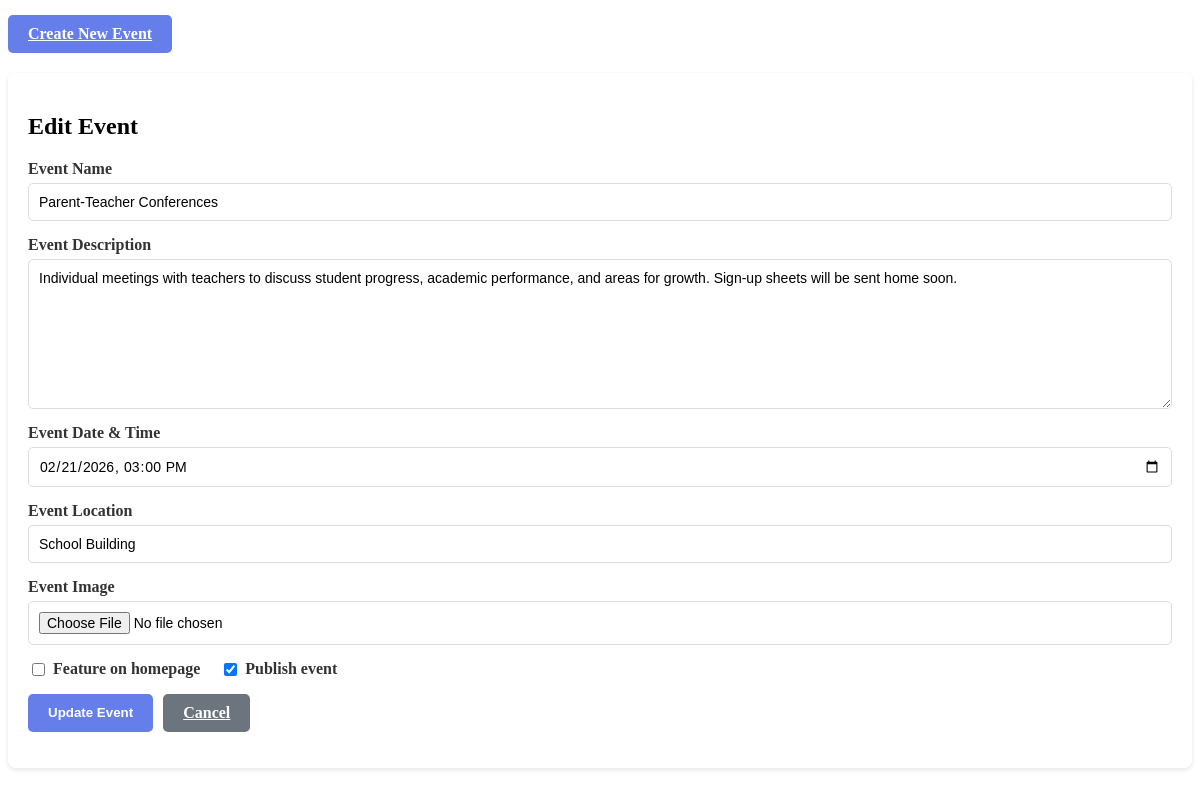
Screenshot of /admin/pages/events.php?page=events&action=edit&id=2 with the database file from the repository.
### tables this page shows
CREATE TABLE IF NOT EXISTS events (
    id INT PRIMARY KEY AUTO_INCREMENT,
    event_name VARCHAR(255) NOT NULL,
    event_description TEXT,
    event_date DATETIME NOT NULL,
    event_location VARCHAR(255),
    event_image VARCHAR(255),
    featured BOOLEAN DEFAULT FALSE,
    is_published BOOLEAN DEFAULT TRUE,
    created_at TIMESTAMP DEFAULT CURRENT_TIMESTAMP,
    updated_at TIMESTAMP DEFAULT CURRENT_TIMESTAMP ON UPDATE CURRENT_TIMESTAMP
);

### admin/pages/events.php (the view, shortened to what this page needs)
<?php
$action = $_GET['action'] ?? 'list';
$events = [];
$result = $conn->query("SELECT * FROM events ORDER BY event_date ASC");
if ($result) {
    while ($row = $result->fetch_assoc()) {
        $events[] = $row;
    }
}
?>
<div class="button-group" style="margin-bottom: 20px;">
    <a href="?page=events&action=create" class="btn btn-primary">Create New Event</a>
</div>
<?php if ($action === 'create'): ?>
    <div class="form-container">
        <h2>Create New Event</h2>
        <form method="POST" enctype="multipart/form-data">
            <div class="form-group">
                <label for="event_name">Event Name</label>
                <input type="text" id="event_name" name="event_name" required placeholder="e.g., Annual Sports Day">
            </div>
            <div class="form-group">
                <label for="event_description">Event Description</label>
                <textarea id="event_description" name="event_description" required placeholder="Enter event description"></textarea>
            </div>
            <div class="form-group">
                <label for="event_date">Event Date & Time</label>
                <input type="datetime-local" id="event_date" name="event_date" required>
            </div>
            <div class="form-group">
                <label for="event_location">Event Location</label>
                <input type="text" id="event_location" name="event_location" required placeholder="e.g., School Sports Field">
            </div>
            <div class="form-group">
                <label for="event_image">Event Image</label>
                <input type="file" id="event_image" name="event_image" accept="image/*">
                <small style="color: #666;">Optional. Upload an image for the event.</small>
            </div>
            <div class="form-group">
                <div class="checkbox-group">
                    <label>
                        <input type="checkbox" name="featured"> Feature on homepage
                    </label>
                    <label>
                        <input type="checkbox" name="is_published" checked> Publish event
                    </label>
                </div>
            </div>
            <div class="button-group">
                <button type="submit" name="create_event" class="btn btn-primary">Create Event</button>
                <a href="?page=events" class="btn btn-secondary">Cancel</a>
            </div>
        </form>
    </div>
<?php elseif ($action === 'edit' && isset($_GET['id'])): ?>
    <?php
    $id = intval($_GET['id']);
    $event = null;
    foreach ($events as $e) {
        if ($e['id'] == $id) {
            $event = $e;
            break;
        }
    }
    if (!$event) {
        echo '<div class="error">Event not found.</div>';
    } else {
    ?>
        <div class="form-container">
            <h2>Edit Event</h2>
            <form method="POST" enctype="multipart/form-data">
                <div class="form-group">
                    <label for="event_name">Event Name</label>
                    <input type="text" id="event_name" name="event_name" required value="<?php echo htmlspecialchars($event['event_name']); ?>">
                </div>
                <div class="form-group">
                    <label for="event_description">Event Description</label>
                    <textarea id="event_description" name="event_description" required><?php echo htmlspecialchars($event['event_description']); ?></textarea>
                </div>
                <div class="form-group">
                    <label for="event_date">Event Date & Time</label>
                    <input type="datetime-local" id="event_date" name="event_date" required value="<?php echo str_replace(' ', 'T', $event['event_date']); ?>">
                </div>
                <div class="form-group">
                    <label for="event_location">Event Location</label>
                    <input type="text" id="event_location" name="event_location" required value="<?php echo htmlspecialchars($event['event_location']); ?>">
                </div>
                <div class="form-group">
                    <label for="event_image">Event Image</label>
                    <input type="file" id="event_image" name="event_image" accept="image/*">
                </div>
                <div class="form-group">
                    <div class="checkbox-group">
                        <label>
                            <input type="checkbox" name="featured" <?php echo $event['featured'] ? 'checked' : ''; ?>> Feature on homepage
                        </label>
                        <label>
                            <input type="checkbox" name="is_published" <?php echo $event['is_published'] ? 'checked' : ''; ?>> Publish event
                        </label>
                    </div>
                </div>
                <div class="button-group">
                    <button type="submit" name="edit_event" class="btn btn-primary">Update Event</button>
                    <a href="?page=events" class="btn btn-secondary">Cancel</a>
                </div>
            </form>
        </div>
    <?php
    }
    ?>
<?php endif; ?>

### admin/pages/events.php (style rules this page uses)
.form-container { background: white; padding: 20px; border-radius: 8px; box-shadow: 0 2px 5px rgba(0, 0, 0, 0.1); margin-bottom: 20px; }
.form-group { margin-bottom: 15px; }
.form-group label { display: block; margin-bottom: 5px; font-weight: 600; color: #333; }
.form-group input[type="text"], .form-group input[type="datetime-local"], .form-group textarea, .form-group input[type="file"] { width: 100%; padding: 10px; border: 1px solid #ddd; border-radius: 5px; font-family: 'Nunito', sans-serif; font-size: 14px; }
.form-group textarea { min-height: 150px; resize: vertical; }
.checkbox-group { display: flex; gap: 20px; margin-top: 10px; }
.checkbox-group label { display: flex; align-items: center; margin: 0; }
.checkbox-group input[type="checkbox"] { margin-right: 8px; width: auto; }
.button-group { display: flex; gap: 10px; margin-top: 15px; }
.btn { padding: 10px 20px; border: none; border-radius: 5px; cursor: pointer; font-weight: 600; transition: background 0.3s; }
.btn-primary { background: #667eea; color: white; }
.btn-secondary { background: #6c757d; color: white; }

### rows the page displays
events: event_name "Parent-Teacher Conferences", event_description "Individual meetings with teachers to discuss student progress, academic performance, and areas for growth. Sign-up sheets will be sent home soon.", event_date "02/21/2026 15:00", event_location "School Building", is_published "☑"
